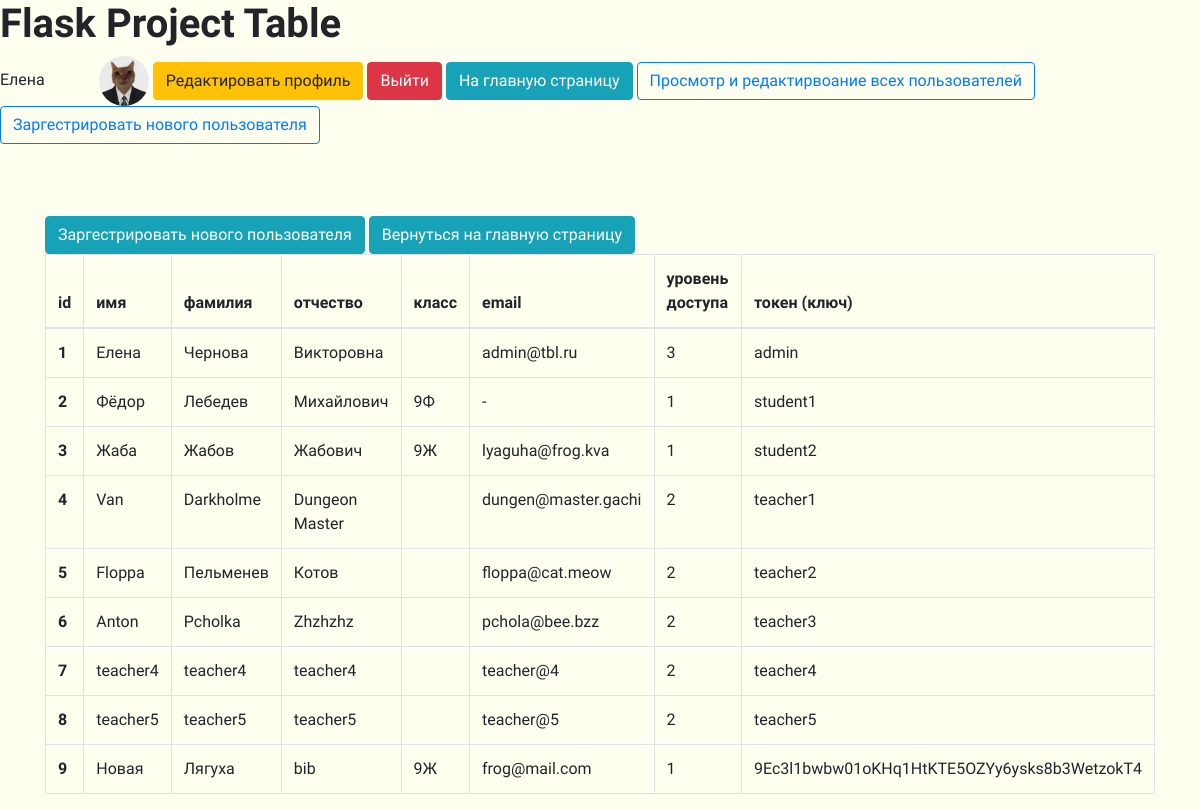
The app's page /users (signed in) with its own data.
### tables this page shows
CREATE TABLE "users"
(
	id INTEGER not null
		primary key,
	name VARCHAR,
	surname VARCHAR,
	patronymic VARCHAR,
	grade VARCHAR,
	email VARCHAR,
	hashed_password VARCHAR,
	modified_date DATETIME,
	access_level INTEGER,
	token VARCHAR
		unique,
	image VARCHAR default 'static/img/default.png'
);

### app.py (the view, shortened to what this page needs)
@app.route('/users', methods=['POST', 'GET'])
def users():
    if current_user.access_level == 3:
        form = EditUsersForm()
        db_sess = db_session.create_session()
        header, rows = all_users_table()
        return render_template("all_users.html", rows=rows, header=header, form=form)
    abort(403, message="Access denied")

### app.py (called while the page is built)
def all_users_table():
    header = ['id', 'имя', 'фамилия', 'отчество', 'класс', 'email', 'уровень доступа',
              'токен (ключ)']
    db_sess = db_session.create_session()
    all_users = list(db_sess.query(User))
    rows = []
    for user in all_users:
        row = [user.id, user.name, user.surname, user.patronymic, user.grade, user.email,
               user.access_level, user.token]
        row = ['-' if el is None else el for el in row]
        rows.append(row)
    return header, rows

@login_manager.user_loader
def load_user(user_id):
    db_sess = db_session.create_session()
    return db_sess.query(User).get(user_id)

### data/sqlalchemy/db_session.py (called while the page is built)
def create_session() -> Session:
    global __factory
    return __factory()

### templates/all_users.html (shortened to what this page needs)
{% extends "base.html" %}
{% block content %}
    <a class="btn btn-info" href="/register">Заргестрировать нового
        пользователя
    </a>
    <a class="btn btn-info" href="/">Вернуться на главную страницу
    </a>
    <table class="table table-bordered" id="table" contenteditable="false">
        <thead>
        <tr>
            {% for text in header %}
                <th scope="col" id="header_{{ loop.index }}">{{ text }}</th>
            {% endfor %}
        </tr>
        </thead>
        <tbody>
        {% for row in rows %}
            {% set row_count = loop.index %}
            <tr>
                {% for text in row %}
                    {% if loop.index == 1 %}
                        <th scope="row" id="row_{{ row_count }}">{{ text }}</th>
                    {% else %}
                        <td onclick="edit_user(this);"
                            id="cell{{ loop.index }}_{{ row_count }}">{{ text }}</td>
                    {% endif %}
                {% endfor %}
            </tr>
        {% endfor %}
        </tbody>
    </table>
{% endblock %}

### templates/base.html (shortened to what this page needs)
<!DOCTYPE html>
<html lang="en">
<head>
    <link rel="stylesheet"
          href="https://stackpath.bootstrapcdn.com/bootstrap/4.4.1/css/bootstrap.min.css"
>
    <link rel="stylesheet" type="text/css"
          href="{{ url_for('static', filename='css/style.css') }}"/>
</head>
<body>
<h1 class="textFont SuperBold">Flask Project Table</h1>
<nav>
    {% if current_user.is_authenticated %}
        <div class="textFont">{{ current_user.name }}
            <img class="userImg" style="margin-left: 50px;" src="{{ current_user.image }}"
                 alt="А где" width=50 height=50>
            <a class="btn btn-warning" href="/user_edit/{{ current_user.id }}">Редактировать
                профиль</a>
            <a class="btn btn-danger" href="/logout">Выйти</a>
            <a class="btn btn-info" href="/">На главную страницу
            </a>
            {% if current_user.access_level == 3 %}
                <a class="btn btn-outline-primary" href="/users">Просмотр и редактирвоание всех
                    пользователей
                </a>
                <a class="btn btn-outline-primary" href="/register">Заргестрировать нового
                    пользователя
                </a>
                </div>
            {% endif %}
        <br>
        <br>
        <br>
    {% else %}
        <p>
            <a class="btn btn-success" href="/token">Войти</a>
        </p>
    {% endif %}
</nav>
<main role="main" class="container">
    {% block content %}{% endblock %}
</main>
</body>
</html>

### static/css/style.css (style rules this page uses)
table { border: 1px solid grey; }
th { border: 1px solid grey; }
td { border: 1px solid grey; }
table { width: 100%; }
table { width: 600px; }
body { background-color: #fffff0; }
.userImg { border-radius:50%; }
* { font-family: 'Comfortaa', cursive; }
.textFont { font-family: 'Comfortaa', cursive; }
.textFont.SuperBold { font-weight: 900; }
.btn { font-family: 'Comfortaa', cursive; }

### records on screen
users: name "Елена", row "1", surname "Чернова", patronymic "Викторовна", email "admin@tbl.ru", row "3", token "admin"
users: row "2", name "Фёдор", surname "Лебедев", patronymic "Михайлович", grade "9Ф", row "-" "1", token "student1"
users: row "3", name "Жаба", surname "Жабов", patronymic "Жабович", grade "9Ж", email "lyaguha@frog.kva", row "1", token "student2"
users: row "4", name "Van", surname "Darkholme", patronymic "Dungeon Master", email "dungen@master.gachi", row "2", token "teacher1"
users: row "5", name "Floppa", surname "Пельменев", patronymic "Котов", email "floppa@cat.meow", row "2", token "teacher2"
users: row "6", name "Anton", surname "Pcholka", patronymic "Zhzhzhz", email "pchola@bee.bzz", row "2", token "teacher3"
users: row "7", name "teacher4", surname "teacher4", patronymic "teacher4", email "teacher@4", row "2", token "teacher4"
users: row "8", name "teacher5", surname "teacher5", patronymic "teacher5", email "teacher@5", row "2", token "teacher5"
users: row "9", name "Новая", surname "Лягуха", patronymic "bib", grade "9Ж", email "frog@mail.com", row "1", token "9Ec3l1bwbw01oKHq1HtKTE5OZYy6ysks8b3WetzokT4"

### other values on screen
{{ text }} "id" "имя" "фамилия" "отчество" "класс" "email" "уровень доступа" "токен (ключ)"
